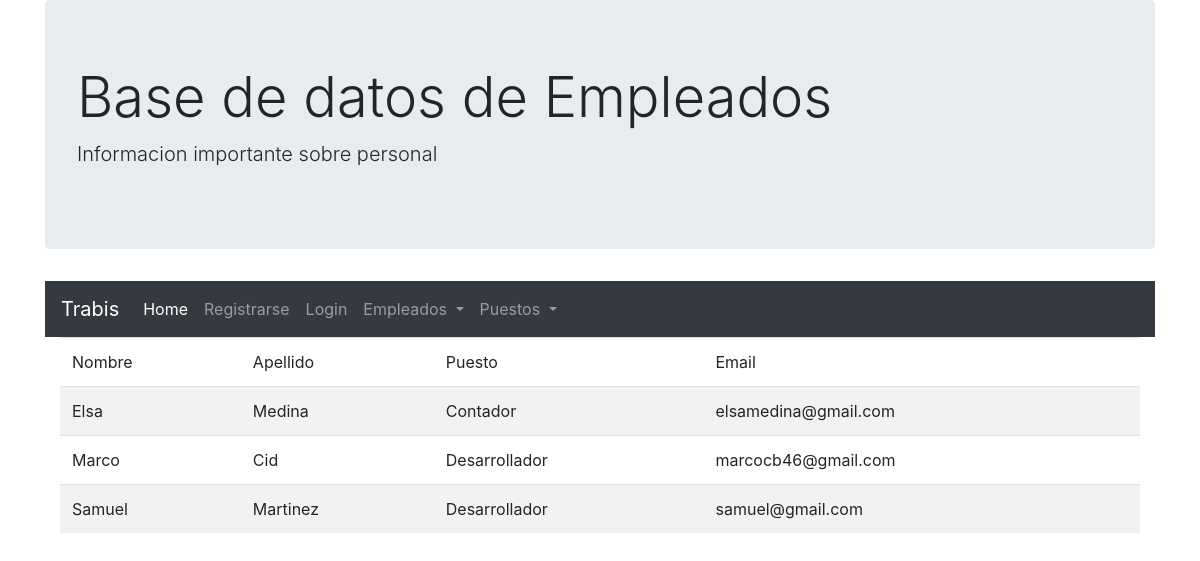
The app's page /empleados with its own data.
### empleado/models.py (models this page shows, shortened)
class Empleado(models.Model):
    nombre = models.CharField(max_length=256)
    apellido = models.CharField(max_length=256)
    puesto = models.ForeignKey(Puesto, on_delete=models.CASCADE)
    email = models.EmailField(max_length=256)

class Puesto(models.Model):
    nombre = models.CharField(max_length=256)
    descripcion = models.CharField(max_length=256)
    def __str__(self):
        return self.nombre

### empleado/views.py (the view)
# urls.py: url('empleados',views.empleados,name='empleados'),
def empleados(request):
    empleados_data = Empleado.objects.order_by('nombre')
    context_data = {'empleados_data':empleados_data}
    return render(request,'empleado/empleados.html',context_data)

### templates/empleado/empleados.html (shortened to what this page needs)
{% extends "empleado/base.html" %}
{% block cuerpo %}
<div class="container">
  {% if empleados_data %}
  <table class="table table-striped">
    <thead>
      <tr>
        <td>Nombre</td>
        <td>Apellido</td>
        <td>Puesto</td>
        <td>Email</td>
      </tr>
    </thead>
    <tbody>
      {% for empleado in empleados_data %}
        <tr>
          <td>{{empleado.nombre}}</td>
          <td>{{empleado.apellido}}</td>
          <td>{{empleado.puesto}}</td>
          <td>{{empleado.email}}</td>
        </tr>
      {% endfor %}
    </tbody>
  </table>
  {% endif %}
</div>
{% endblock %}

### templates/empleado/base.html (shortened to what this page needs)
<!DOCTYPE html>
{% load staticfiles %}
<html lang="en" dir="ltr">
  <head>
    <link rel="stylesheet" href="https://stackpath.bootstrapcdn.com/bootstrap/4.1.1/css/bootstrap.min.css">
    <div class="container">
      <div class="jumbotron">
        <h1 class="display-4">Base de datos de Empleados</h1>
        <p class="lead">Informacion importante sobre personal</p>
      </div>
      <nav class="navbar navbar-expand-lg navbar-dark bg-dark">
        <a class="navbar-brand" href="#">Trabis</a>
        <div class="collapse navbar-collapse" id="navbarNavDropdown">
          <ul class="navbar-nav">
            <li class="nav-item active">
              <a class="nav-link" href="{url empleado:index}">Home <span class="sr-only">(current)</span></a>
            </li>
            <li class="nav-item">
              <a class="nav-link" href="{url reg_user}">Registrarse</a>
            </li>
            {% if user.is_authenticated %}
            <li class="nav-item">
              <a class="nav-link" href="{url user_logout}">Logout</a>
            </li>
            {% else %}
            <li class="nav-item">
              <a class="nav-link" href="{url empleado:user_login}">Login</a>
            </li>
            {% endif %}
            <li class="nav-item dropdown">
              <a class="nav-link dropdown-toggle" href="#" id="navbarDropdownMenuLink" role="button" data-toggle="dropdown" aria-haspopup="true" aria-expanded="false">
                Empleados
              </a>
            </li>
            <li class="nav-item dropdown">
              <a class="nav-link dropdown-toggle" href="#" id="navbarDropdownMenuLink" role="button" data-toggle="dropdown" aria-haspopup="true" aria-expanded="false">
                Puestos
              </a>
            </li>
          </ul>
        </div>
      </nav>
    </div>
  </head>
  <body>
    <div class="container">
      {% block cuerpo %}
      {% endblock %}
    </div>
  </body>
</html>

### records on screen
Empleado: nombre "Elsa", apellido "Medina", puesto "Contador", email "elsamedina@gmail.com"
Empleado: nombre "Marco", apellido "Cid", puesto "Desarrollador", email "marcocb46@gmail.com"
Empleado: nombre "Samuel", apellido "Martinez", puesto "Desarrollador", email "samuel@gmail.com"
